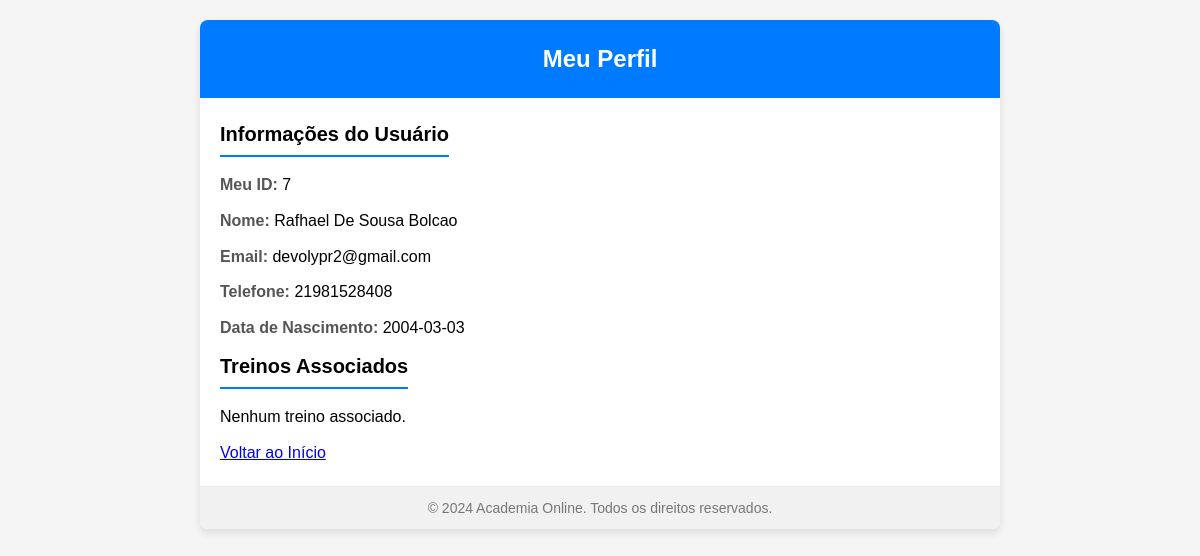
/perfil.php (signed in), run on the app's committed database.
### tables this page shows
CREATE TABLE `informacoes` (
  `usuario_id` int(11) NOT NULL,
  `Nome_Completo` varchar(60) DEFAULT NULL,
  `Data_de_Nascimento` date DEFAULT NULL,
  `Sexo` varchar(20) DEFAULT NULL,
  `Nome_Materno` varchar(60) DEFAULT NULL,
  `CPF` varchar(15) DEFAULT NULL,
  `E_mail` varchar(40) DEFAULT NULL,
  `Telefone_Celular` varchar(15) DEFAULT NULL,
  `Telefone_Fixo` varchar(15) DEFAULT NULL,
  `Endereço_Completo` varchar(40) DEFAULT NULL,
  `Login` varchar(40) DEFAULT NULL,
  `Senha` varchar(255) DEFAULT NULL
);

### perfil.php (the view, shortened to what this page needs)
<?php
$host = 'localhost';
$dbname = 'forjfacul';
$username = 'root';
$password = '';
try {
    $pdo = new PDO("mysql:host=$host;dbname=$dbname", $username, $password);
    $pdo->setAttribute(PDO::ATTR_ERRMODE, PDO::ERRMODE_EXCEPTION);
    $usuario_id = $_SESSION['usuario_id'];
    $sql = "SELECT usuario_id, Nome_Completo, E_mail, Telefone_Celular, Data_de_Nascimento FROM informacoes WHERE usuario_id = :usuario_id";
    $stmt = $pdo->prepare($sql);
    $stmt->bindParam(':usuario_id', $usuario_id);
    $stmt->execute();
    $usuario = $stmt->fetch(PDO::FETCH_ASSOC);
    $sql_treinos = "SELECT tipo_treino FROM treinos WHERE usuario_id = :usuario_id";
    $stmt_treinos = $pdo->prepare($sql_treinos);
    $stmt_treinos->bindParam(':usuario_id', $usuario_id);
    $stmt_treinos->execute();
    $treinos = $stmt_treinos->fetchAll(PDO::FETCH_COLUMN);
} catch (PDOException $e) {
    echo "Erro: " . $e->getMessage();
    exit();
}
?>
<!DOCTYPE html>
<html lang="pt-br">
<head>
</head>
<body>
    <div class="container">
        <header>
            <h1>Meu Perfil</h1>
        </header>
        <div class="perfil-info">
            <h2>Informações do Usuário</h2>
            <p><strong>Meu ID:</strong> <?php echo htmlspecialchars($usuario['usuario_id']); ?></p>
            <p><strong>Nome:</strong> <?php echo htmlspecialchars($usuario['Nome_Completo']); ?></p>
            <p><strong>Email:</strong> <?php echo htmlspecialchars($usuario['E_mail']); ?></p>
            <p><strong>Telefone:</strong> <?php echo htmlspecialchars($usuario['Telefone_Celular']); ?></p>
            <p><strong>Data de Nascimento:</strong> <?php echo htmlspecialchars($usuario['Data_de_Nascimento']); ?></p>
            <h2 id=h2_treinos>Treinos Associados</h2>
            <?php if (!empty($treinos)): ?>
                <ul>
                    <?php foreach ($treinos as $treino): ?>
                        <li id= h2_treinos><?php echo htmlspecialchars($treino); ?></li>
                    <?php endforeach; ?>
                </ul>
            <?php else: ?>
                <p>Nenhum treino associado.</p>
            <?php endif; ?>
            <a href="index.php">Voltar ao Início</a>
        </div>
        <footer>
            <p>&copy; 2024 Academia Online. Todos os direitos reservados.</p>
        </footer>
    </div>
</body>
</html>

### perfil.php (style rules this page uses)
body, h1, h2, p { margin: 0; padding: 0; box-sizing: border-box; }
body { font-family: Arial, sans-serif; background-color: #f5f5f5; color: #333; line-height: 1.6; margin: 0; padding: 0; }
.container { width: 80%; max-width: 800px; margin: 20px auto; background-color: #ffffff; box-shadow: 0 4px 8px rgba(0, 0, 0, 0.1); border-radius: 8px; overflow: hidden; }
header { background-color: #007BFF; color: #ffffff; text-align: center; padding: 20px 0; }
header h1 { font-size: 24px; }
.perfil-info { padding: 20px; color:black; }
.perfil-info h2 { font-size: 20px; margin-bottom: 15px; color: black; border-bottom: 2px solid #007BFF; display: inline-block; padding-bottom: 5px; }
#h2_treinos { color: black }
.perfil-info p { margin-bottom: 10px; font-size: 16px; }
.perfil-info strong { color: #555; }
footer { background-color: #f1f1f1; text-align: center; padding: 10px 0; font-size: 14px; color: #777; border-top: 1px solid #eaeaea; }
footer p { margin: 0; }

### data on the page
informacoes: usuario_id "7", Nome_Completo "Rafhael De Sousa Bolcao", E_mail "devolypr2@gmail.com", Telefone_Celular "21981528408", Data_de_Nascimento "2004-03-03"
